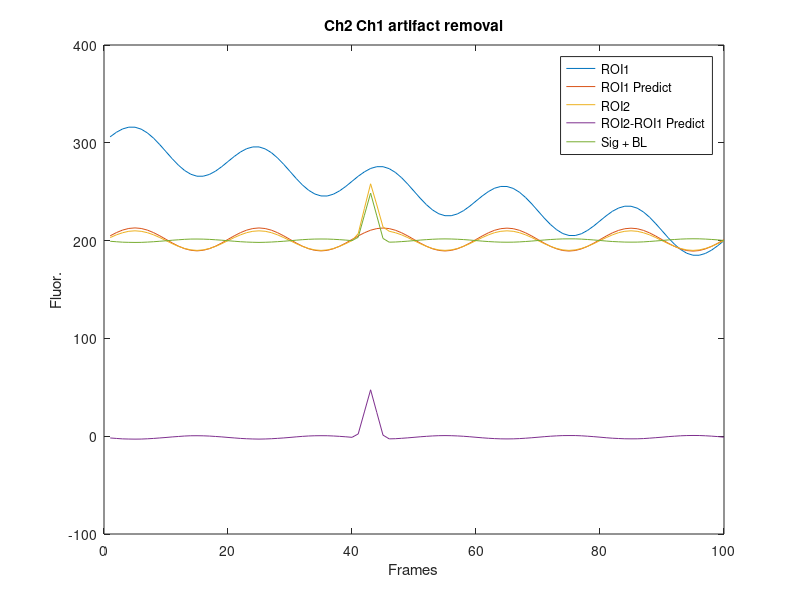

MATLAB code for this plot:
% function DTP_TestArtifact
%% Testing artifact computation procedure  

%-----------------------------
% Ver       Date        Who     Descr
%-----------------------------
% 11.08     13.08.13    UD     prooooove the validity of computationss
% 00.01     03.07.12    UD     starting
%-----------------------------


%%%
% Params
%%%
nT1                 = 100;  % frame num
lineLen1            = 1;  
M                   = 5;   % signal


% define ROI data

N                   = nT1;
F1                  = sin((1:N)'./N*2*pi*5)*20     + .02 *randn(N,1) + 100 + linspace(200,100,N)';
F2                  = sin((1:N)'./N*2*pi*5)*10     + .02 *randn(N,1) + 200;
F2(40+(1:M))        = F2(40+(1:M)) + 50*hamming(M) ;


mtrxTime            = repmat(1:nT1,lineLen1,1)';
mtrxConst           = ones(lineLen1,nT1)';
meanROI1            = F1;
meanROI2            = F2;

% build matrix for 
F2                  = meanROI2(:);  % columnwise
F1T1                = [meanROI1(:) mtrxTime(:) mtrxConst(:)];

% find coeff
coeff               = pinv(F1T1)*F2;

% remove effect
F2predict           = F1T1*coeff;
% predicted values
meanROI2predict     = reshape(F2predict,nT1,lineLen1);

% recove dim back
meanROI1            = meanROI1;
meanROI2fixed       = meanROI2 - meanROI2predict;

% add predicted base line back
meanROI2fixedBL     = meanROI2fixed + repmat(mean(meanROI2predict,1),nT1,1);


% show coeff
%DTP_ManageText([], sprintf('ROI %d : Alpha %5.3f, Gamma %5.3f, Betta %5.3f ',1,coeff(1),coeff(2),coeff(3)),  'I' ,0)


figure,
plot([meanROI1 meanROI2predict meanROI2 meanROI2fixed, meanROI2fixedBL])
legend('ROI1','ROI1 Predict','ROI2','ROI2-ROI1 Predict','Sig + BL')
ylabel('Fluor.')
xlabel('Frames')
title('Ch2 Ch1 artifact removal')

